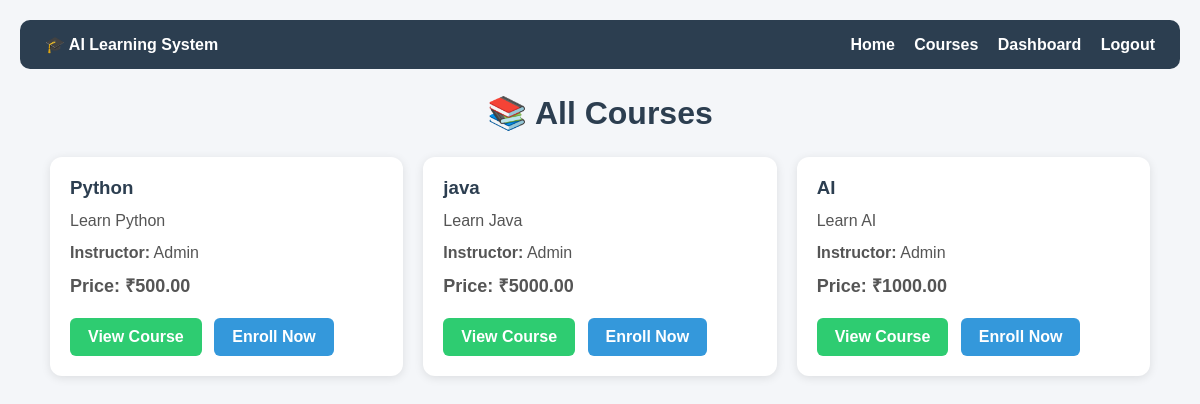
Page /courses/ on the committed database.
### learning/models.py (models this page shows, shortened)
class Course(models.Model):
    title = models.CharField(max_length=200)
    description = models.TextField()
    instructor = models.CharField(max_length=100, default="Admin")
    price = models.DecimalField(max_digits=8, decimal_places=2, default=0)
    is_published = models.BooleanField(default=True)
    created_at = models.DateTimeField(auto_now_add=True, null=True)

### learning/views.py (the view)
# urls.py: path('courses/', views.courses_view, name='courses'),
def courses_view(request):
    courses = Course.objects.filter(is_published=True)
    enrolled_ids = []
    if request.user.is_authenticated:
        enrolled_ids = list(Enrollment.objects.filter(student=request.user).values_list('course__id', flat=True))
    return render(request, 'courses.html', {'courses': courses, 'enrolled_ids': enrolled_ids})

### templates/courses.html (shortened to what this page needs)
<!DOCTYPE html>
<html lang="en">
<head>
</head>
<body>
    <div class="navbar">
        <div><b>🎓 AI Learning System</b></div>
        <div>
            <a href="/">Home</a>
            <a href="/courses/">Courses</a>
            <a href="/dashboard/">Dashboard</a>
            <a href="/logout/">Logout</a>
        </div>
    </div>
    <h1>📚 All Courses</h1>
    <div class="grid">
        {% for c in courses %}
        <div class="course-card">
            <h3>{{ c.title }}</h3>
            <p>{{ c.description }}</p>
            <p><b>Instructor:</b> {{ c.instructor }}</p>
            <p class="price"><b>Price: ₹{{ c.price }}</b></p>
            <a href="/course/{{ c.id }}/" class="btn btn-view">View Course</a>
            <a href="/enroll/{{ c.id }}/" class="btn btn-enroll">Enroll Now</a>
        </div>
        {% empty %}
        <p class="empty">No courses available yet. Please ask Admin to add courses from Admin Panel.</p>
        {% endfor %}
    </div>
</body>
</html>

### templates/courses.html (style rules this page uses)
* { margin: 0; padding: 0; box-sizing: border-box; font-family: Arial, sans-serif; }
body { background: #f4f6f9; padding: 20px; }
.navbar { background: #2c3e50; color: white; padding: 15px 25px; display: flex; justify-content: space-between; align-items: center; border-radius: 10px; margin-bottom: 25px; }
.navbar a { color: white; text-decoration: none; margin-left: 15px; font-weight: bold; }
h1 { text-align: center; margin-bottom: 25px; color: #2c3e50; }
.grid { display: grid; grid-template-columns: repeat(auto-fill, minmax(300px, 1fr)); gap: 20px; max-width: 1100px; margin: auto; }
.course-card { background: white; padding: 20px; border-radius: 12px; box-shadow: 0 2px 10px rgba(0,0,0,0.1); }
.course-card h3 { color: #2c3e50; margin-bottom: 10px; }
.course-card p { color: #555; margin-bottom: 8px; line-height: 1.5; }
.price { color: #27ae60; font-size: 18px; }
.btn { display: inline-block; padding: 10px 18px; border: none; border-radius: 6px; cursor: pointer; text-decoration: none; font-weight: bold; margin-right: 8px; margin-top: 10px; }
.btn-enroll { background: #3498db; color: white; }
.btn-view { background: #2ecc71; color: white; }

### rows in the picture
Course: title "Python", description "Learn Python", instructor "Admin", price "500.00"
Course: title "java", description "Learn Java", instructor "Admin", price "5000.00"
Course: title "AI", description "Learn AI", instructor "Admin", price "1000.00"
